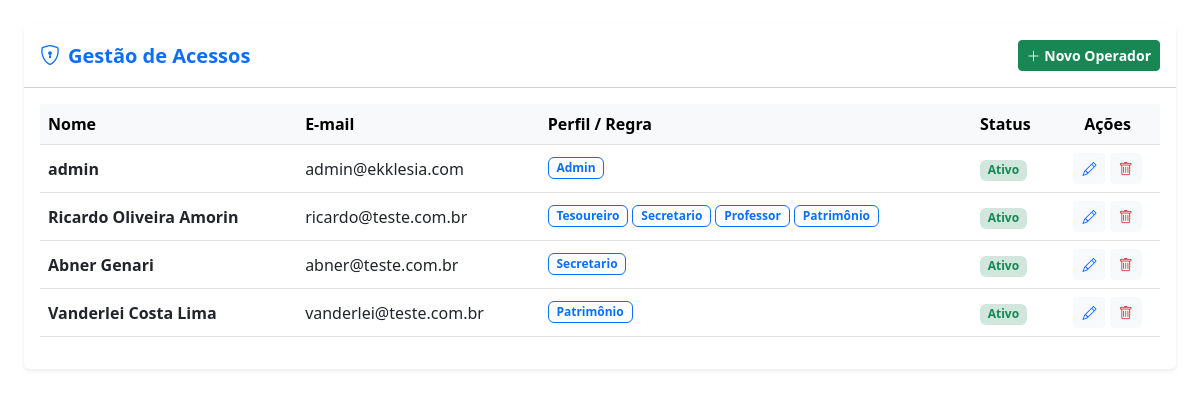
Screenshot of /admin/usuarios (signed in) with the database file from the repository.
### tables this page shows
CREATE TABLE `usuarios` (
  `usuario_id` int(11) NOT NULL,
  `usuario_igreja_id` int(11) DEFAULT NULL,
  `usuario_nome` varchar(150) DEFAULT NULL,
  `usuario_email` varchar(150) DEFAULT NULL,
  `usuario_senha` varchar(255) DEFAULT NULL,
  `usuario_status` varchar(20) DEFAULT NULL,
  `usuario_data_criacao` datetime DEFAULT NULL
);

### app/Core/Controller.php (called while the page is built, shortened)
<?php
class Controller
{
	public function rawview($view, $data = [])
	{
		extract($data);
		require __DIR__ . '/../Views/layouts/header.php';
		require __DIR__ . '/../Views/paginas/' . $view . '.php';
		require __DIR__ . '/../Views/layouts/footer.php';
	}
}

### app/Controllers/AdminController.php (called while the page is built, shortened)
<?php
class AdminController extends Controller {
    public function usuarios() {
        $model = new Admin();
        $igrejaId = $_SESSION['usuario_igreja_id'];
        $this->rawview('admin/usuarios_lista', [
            'usuarios' => $model->listarUsuarios($igrejaId),
            'perfis'   => $model->getPerfisDisponiveis(),
            'titulo'   => 'Gestão de Acessos'
        ]);
    }
}

### app/Core/Router.php (called while the page is built, shortened)
<?php
require_once __DIR__ . '/Autoload.php';
class Router
{
    public function run()
    {
        $url = $this->getUrl();
		$method = $url[1] ?? 'index';
        $params = array_slice($url, 2);
        $controller = new $controllerClass();
        call_user_func_array([$controller, $method], $params);
    }
    private function getUrl()
    {
        if (!empty($_GET['url'])) {
            $url = rtrim($_GET['url'], '/');
            $url = filter_var($url, FILTER_SANITIZE_URL);
            return explode('/', $url);
        }
        return [];
    }
}

### public/index.php (called while the page is built, shortened)
<?php
$config = require '../config/app.php';
require_once '../app/Core/Router.php';
$router = new Router();
$router->run();

### app/Models/Admin.php (called while the page is built, shortened)
<?php
class Admin {
    private $db;
    public function __construct() {
        $this->db = Database::getInstance();
    }
	public function listarUsuarios($igrejaId) {
		$sql = "SELECT u.usuario_id, u.usuario_nome, u.usuario_email, u.usuario_status,
                       GROUP_CONCAT(p.perfil_nome SEPARATOR ', ') as perfil_nome,
                       GROUP_CONCAT(p.perfil_id) as perfis_ids
				FROM usuarios u
				LEFT JOIN usuarios_perfis up ON u.usuario_id = up.usuario_perfil_usuario_id
				LEFT JOIN perfis p ON up.usuario_perfil_perfil_id = p.perfil_id
				WHERE u.usuario_igreja_id = :igreja_id
				GROUP BY u.usuario_id";
		$stmt = $this->db->prepare($sql);
		$stmt->execute([':igreja_id' => $igrejaId]);
		return $stmt->fetchAll(PDO::FETCH_ASSOC);
	}
}

### app/Core/Autoload.php (called while the page is built, shortened)
<?php
spl_autoload_register(function ($class) {
    $prefix = 'App\\';
    $base_dir = __DIR__ . '/../';
    $len = strlen($prefix);
    $relative_class = substr($class, $len);
    $file = $base_dir . str_replace('\\', '/', $relative_class) . '.php';
});
require_once __DIR__ . '/../Helpers/url.php';

### config/database.php (called while the page is built)
<?php
return [
    'host'   => '127.0.0.1',
    'port'   => '3306',
    'dbname' => 'EKKLESIA',
    'user'   => 'root',
    'pass'   => 'NovaSenhaForteAqui',
];

### app/Core/Database.php (called while the page is built, shortened)
<?php
class Database
{
    private static ?PDO $instance = null;
    public static function getInstance(): PDO
    {
        if (self::$instance === null) {
            $config = require __DIR__ . '/../../config/database.php';
            $dsn = "mysql:host={$config['host']};port={$config['port']};dbname={$config['dbname']};charset=utf8mb4";
            try {
                self::$instance = new PDO(
                    $dsn,
                    $config['user'],
                    $config['pass'],
                    [
                        PDO::ATTR_ERRMODE => PDO::ERRMODE_EXCEPTION,
                        PDO::ATTR_DEFAULT_FETCH_MODE => PDO::FETCH_ASSOC,
                        PDO::ATTR_EMULATE_PREPARES => false,
                        PDO::MYSQL_ATTR_INIT_COMMAND => "SET time_zone = '-03:00'"
                    ]
                );
            } catch (PDOException $e) {
                die("Erro ao conectar no banco: " . $e->getMessage());
            }
        }
        return self::$instance;
    }
}

### config/app.php (called while the page is built)
<?php
return [
    'base_path' => '/',
    'base_url' => 'http://ekklesia.local/'
];

### app/Helpers/url.php (called while the page is built, shortened)
<?php
function base_path()
{
    static $base = null;
    if ($base === null) {
        $config = require __DIR__ . '/../../config/app.php';
        $base = rtrim($config['base_path'], '/');
    }
    return $base;
}
function url($path = '')
{
    return base_path() . '/' . ltrim($path, '/');
}

### app/Views/paginas/admin/usuarios_lista.php (the view, shortened to what this page needs)
<div class="container-fluid p-4">
    <div class="card border-0 shadow-sm">
        <div class="card-header bg-white py-3 d-flex justify-content-between align-items-center">
            <h5 class="mb-0 fw-bold text-primary"><i class="bi bi-shield-lock me-2"></i><?= $titulo ?></h5>
            <button class="btn btn-success btn-sm fw-bold" data-bs-toggle="modal" data-bs-target="#modalNovoUser">
                <i class="bi bi-plus-lg"></i> Novo Operador
            </button>
        </div>
        <div class="card-body">
            <div class="table-responsive">
                <table class="table table-hover align-middle">
                    <thead class="table-light">
                        <tr>
                            <th>Nome</th>
                            <th>E-mail</th>
                            <th>Perfil / Regra</th>
                            <th>Status</th>
                            <th class="text-center">Ações</th>
                        </tr>
                    </thead>
                    <tbody>
                        <?php foreach($usuarios as $u): ?>
                        <tr>
                            <td class="fw-bold"><?= $u['usuario_nome'] ?></td>
                            <td><?= $u['usuario_email'] ?></td>
                            <td>
                                <?php
                                    $listaPerfis = isset($u['perfil_nome']) ? explode(',', $u['perfil_nome']) : ['Sem Perfil'];
                                    foreach($listaPerfis as $nomePerfil):
                                ?>
                                    <span class="badge bg-soft-primary text-primary border border-primary small mb-1">
                                        <?= trim($nomePerfil) ?>
                                    </span>
                                <?php endforeach; ?>
                            </td>
                            <td>
                                <?php $statusCor = ($u['usuario_status'] == 'ativo') ? 'success' : 'danger'; ?>
                                <span class="badge bg-<?= $statusCor ?>-subtle text-<?= $statusCor ?>">
                                    <?= ucfirst($u['usuario_status']) ?>
                                </span>
                            </td>
                            <td class="text-center">
                                <button class="btn btn-light btn-sm btn-editar-usuario"
                                        data-id="<?= $u['usuario_id'] ?>"
                                        data-nome="<?= $u['usuario_nome'] ?>"
                                        data-email="<?= $u['usuario_email'] ?>"
                                        data-status="<?= $u['usuario_status'] ?>"
                                        data-perfis-ids="<?= $u['perfis_ids'] ?? '' ?>">
                                    <i class="bi bi-pencil text-primary"></i>
                                </button>
                                <a href="<?= url('admin/excluir_usuario/'.$u['usuario_id']) ?>"
                                   class="btn btn-light btn-sm"
                                   onclick="return confirm('Excluir este operador?')">
                                    <i class="bi bi-trash text-danger"></i>
                                </a>
                            </td>
                        </tr>
                        <?php endforeach; ?>
                    </tbody>
                </table>
            </div>
        </div>
    </div>
</div>

### rows the page displays
usuarios: usuario_nome "admin", usuario_email "admin@ekklesia.com", nomePerfil "Admin", usuario_status "Ativo"
usuarios: usuario_nome "Ricardo Oliveira Amorin", usuario_email "ricardo@teste.com.br", nomePerfil "Tesoureiro", nomePerfil "Secretario", nomePerfil "Professor", nomePerfil "Patrimônio", usuario_status "Ativo"
usuarios: usuario_nome "Abner Genari", usuario_email "abner@teste.com.br", nomePerfil "Secretario", usuario_status "Ativo"
usuarios: usuario_nome "Vanderlei Costa Lima", usuario_email "vanderlei@teste.com.br", nomePerfil "Patrimônio", usuario_status "Ativo"

### other values shown
$titulo "Gestão de Acessos"
